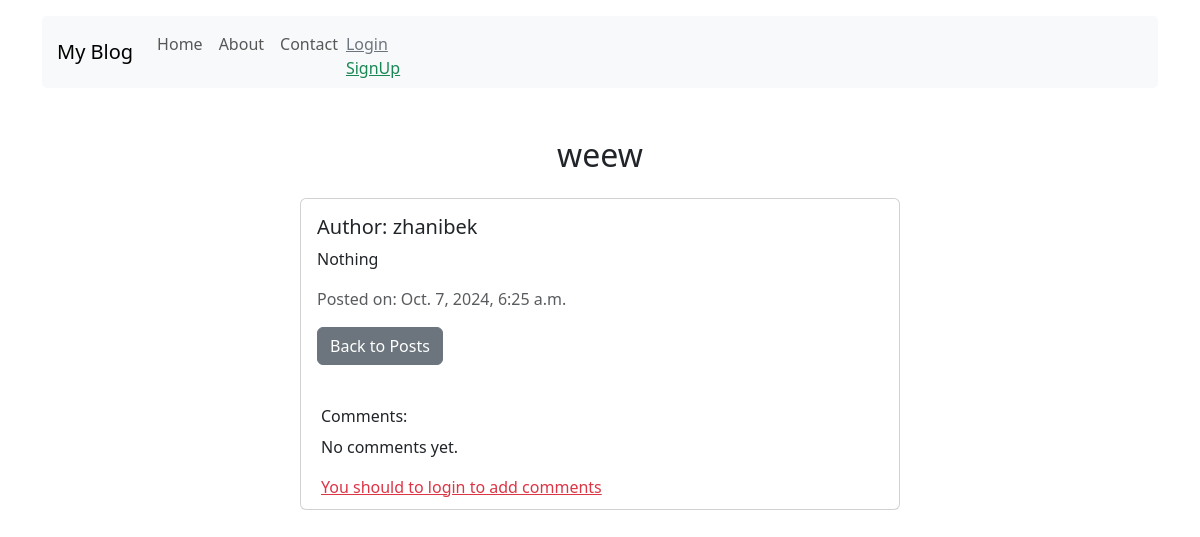
The app's page /post/1/ with its own data.
### blog/models.py (models this page shows, shortened)
class Post(models.Model):
    title = models.CharField(max_length=200, null=True, blank=True)
    body = models.TextField(max_length=2000, null=False, blank=False)
    author = models.ForeignKey(User, on_delete=models.CASCADE, null=False, blank=False, related_name='posts')
    created_at = models.DateTimeField(auto_now_add=True, verbose_name="Created at")
    updated_at = models.DateTimeField(auto_now=True, verbose_name="Updated at")
    image = models.ImageField(upload_to='post-images', null=True, blank=True)

### blog/views.py (the view)
# urls.py: path('post/<int:pk>/', views.post_detail_view, name='post-detail'),
def post_detail_view(request, pk):
    post = get_object_or_404(Post, pk=pk)
    comments = post.comments.all()
    comment_form = CommentForm()
    context = {
        'post': post,
        'comments': comments,
        'comment_form': comment_form,
    }
    return render(request, 'main-page/post/post-detail.html', context)

### templates/main-page/post/post-detail.html (shortened to what this page needs)
{% extends 'main-page/base.html' %}
{% block content %}
<div class="container mt-5">
    <h2 class="text-center mb-4">{{ post.title }}</h2>
    <div class="card mb-4" style="max-width: 600px; margin: auto;">
        <div class="card-body">
            <h5 class="card-title">Author: {{ post.author }}</h5>
            <p class="card-text">{{ post.body }}</p>
            <p class="text-muted">Posted on: {{ post.created_at }}</p>
            <a href="{% url 'post-list' %}" class="btn btn-secondary">Back to Posts</a>
        </div>
    <div style="margin: 10px 20px">
        <div class="mt-3">
                    <h6>Comments:</h6>
                    {% for comment in comments %}
                        <div class="form-control comment mb-2">
                            <strong>{{ comment.author }}:</strong> {{ comment.body }}
                            {% if request.user == comment.author %}
                                <a href="{% url 'comment-edit' comment.pk %}" class="btn btn-outline-secondary mt-2 mb-2">Edit</a>
                                <a href="{% url 'comment-delete' comment.pk %}" class="btn btn-outline-danger">Delete</a>
                            {% endif %}
                        </div>
                    {% empty %}
                        <p>No comments yet.</p>
                        {% if not request.user.is_authenticated %}
                            <a href="{% url 'login' %}"  class="text-danger">You should to login to add comments</a>
                            {% else %}
                            <a href="{% url 'comment-create' post.pk %}" class="text-secondary">Add comment</a>
                        {% endif %}
                    {% endfor %}
        </div>
    </div>
    </div>
</div>
{% endblock %}

### records on screen
Post: title "weew", author "zhanibek", body "Nothing", created_at "Oct. 7, 2024, 6:25 a.m."
